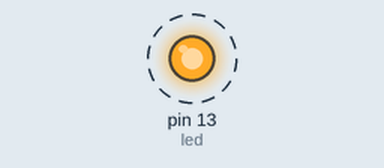
The sketch below on a simulated Arduino Uno, built with avr-gcc and run on an emulated ATmega328P. Shown: output pins drawn as LEDs (lit = HIGH). Dashed ring = blinking.

Above: at 0.2 s.
Timing chart, 0 to 3.0 s (numbered marks = the images above):
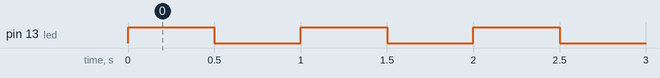

Measured:
- by itself, pin 13 (led): alternates HIGH for 0.50 s and LOW for 0.50 s

The sketch:

led_blink.ino
```cpp
/*
 * Author: SMRAZA KEEN
 * Date:2016/6/29
 * IDE V1.6.9
 * Email:TechnicSmraza@outlook.com
 * Function:
 */
// Pin 13 has an LED connected on most Arduino boards.
// give it a name:
int led = 13;
int BLINK_INTERVAL = 500; // ミリ秒

// the setup routine runs once when you press reset:
void setup() {
  // initialize the digital pin as an output.
  pinMode(led, OUTPUT);
}

// the loop routine runs over and over again forever:
void loop() {
  digitalWrite(led, HIGH);     // turn the LED on (HIGH is the voltage level)
  delay(BLINK_INTERVAL);       // wait for a second
  digitalWrite(led, LOW);      // turn the LED off by making the voltage LOW
  delay(BLINK_INTERVAL);       // wait for a second
}
```
